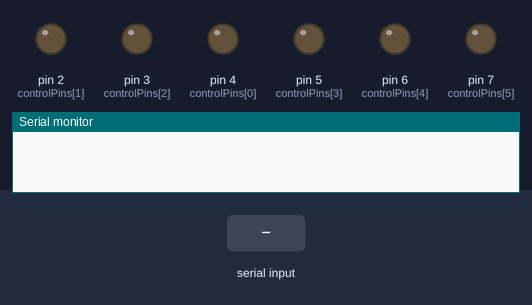
This sketch was run on a simulated Arduino Uno, built with avr-gcc and run on an emulated ATmega328P. On the bench: output pins drawn as LEDs (lit = HIGH), the last lines printed to the serial monitor. Inputs (shaded band) come from the test bench.

Above: at 1.2 s.
1.3 s: "0\n" received over Serial
At 2.1 s:
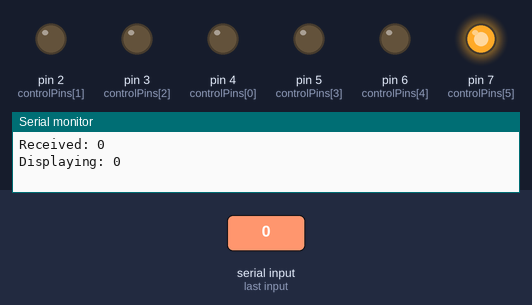
2.8 s: "2\n" received over Serial
At 3.3 s:
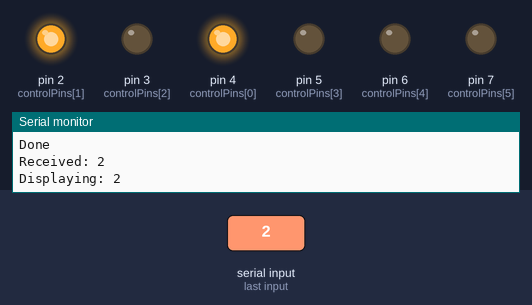
4.3 s: "1\n" received over Serial
At 5.6 s:
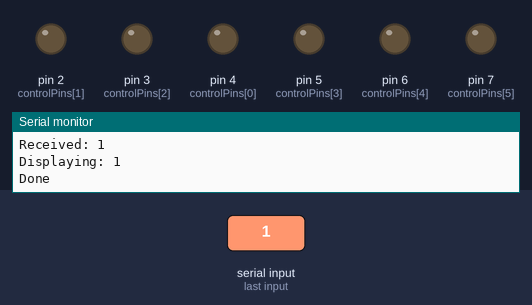
Timing chart, 0 to 7.3 s (numbered marks = the images above; inputs shaded):
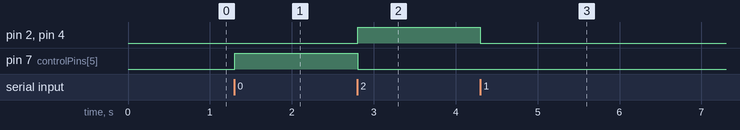

Measured:
- after the input at 1.3 s, pin 7 (controlPins[5]): LOW → HIGH at once
- after the input at 2.8 s, pin 2 (controlPins[1]), pin 4 (controlPins[0]): LOW → HIGH at once; pin 7 (controlPins[5]): HIGH → LOW at once
- after the input at 4.3 s, pin 2 (controlPins[1]), pin 4 (controlPins[0]): HIGH → LOW at once

The sketch:

refreshable_braille_display.ino
```cpp
/*

The objective of this program is to take a string and represent it
using the braille display one letter at a time.

The braille alphabet uses characters with six dots
in three rows and two columns. the dots are labeled 1-6
as follows:

  1  4
  2  5
  3  6

*/

// store the code for each letter a-z in a 2D array
int braille[26][6] = {
  {1,0,0,0,0,0},  // a (first bump is raised, others are lowered)
  {1,1,0,0,0,0},  // b (first and second bumps are raised)
  {1,0,0,1,0,0},  // c (and so on...)
  {1,0,0,1,1,0},  // d
  {1,0,0,0,1,0},  // e
  {1,1,0,1,0,0},  // f
  {1,1,0,1,1,0},  // g
  {1,1,0,0,1,0},  // h
  {0,1,0,1,0,0},  // i
  {0,1,0,1,1,0},  // j
  {1,0,1,0,0,0},  // k
  {1,1,1,0,0,0},  // l
  {1,0,1,1,0,0},  // m
  {1,0,1,1,1,0},  // n
  {1,0,1,0,1,0},  // o
  {1,1,1,1,0,0},  // p
  {1,1,1,1,1,0},  // q
  {1,1,1,0,1,0},  // r
  {0,1,1,1,0,0},  // s
  {0,1,1,1,1,0},  // t
  {1,0,1,0,0,1},  // u
  {1,1,1,0,0,1},  // v
  {0,1,0,1,1,1},  // w
  {1,0,1,1,0,1},  // x
  {1,0,1,1,1,1},  // y
  {1,0,1,0,1,1},  // z
};

// array of the Arduino pins used to control the solenoids
int controlPins[6] = {4,2,3,5,6,7};

// pin for the button
int buttonPin = 8;

// array for the alphabet
char alphabet[] = "abcdefghijklmnopqrstuvwxyz";

// string to convert to braille
String text = "abcdz";

// variable for getting the individual letter of the text[] array
char letter;

// variable for finding the index of letter in alphabet
int index;

// length of the text[] array (I this adds one because of the weird zero padding thing?)
int length = text.length();

int getIndex(char letter) {
  return letter - 'a'; // Converts 'a' -> 0, 'b' -> 1, ..., 'z' -> 25
}

void setup() {
  Serial.begin(9600); // Start serial communication
  for(int i = 0; i < 6; i++){
    pinMode(controlPins[i], OUTPUT);
  }
  pinMode(buttonPin, INPUT);
}

void displayText(String text) {
  for (int i = 0; i < text.length(); i++) {
    char letter = text[i];
    int index = getIndex(letter);
    Serial.print("Displaying: ");
    Serial.println(letter);

    for(int k = 0; k < 6; k++){
      digitalWrite(controlPins[k], braille[index][k]);
    }
    delay(1000);  // Wait 1 second before moving to next letter
  }
  Serial.println("Done"); // Signal to Python that display is complete
}

void loop() {
  if (Serial.available() > 0) { // Check if Python sent data
    String receivedText = Serial.readStringUntil('\n'); // Read input string
    receivedText.trim(); // Remove unwanted newline characters
    Serial.print("Received: ");
    Serial.println(receivedText);
    displayText(receivedText); // Call displayText function
  }
}
```
